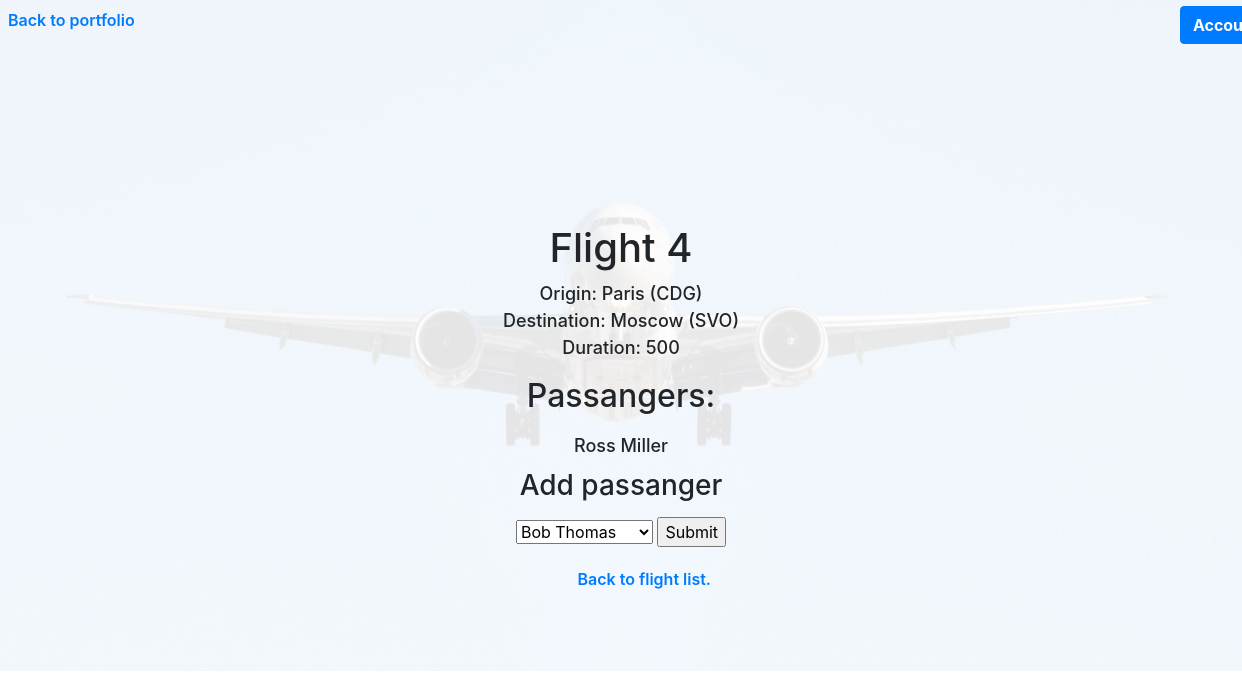
/flights/4, run on the app's committed database.
### flights/models.py (models this page shows, shortened)
class Flight(models.Model):
    origin = models.ForeignKey(Airport, on_delete=models.CASCADE, related_name="departures")
    destination = models.ForeignKey(Airport, on_delete=models.CASCADE, related_name="arrivals")
    duration = models.IntegerField()

class Airport(models.Model):
    code = models.CharField(max_length=3)
    city = models.CharField(max_length=64)
    def __str__(self):
        return f"{self.city} ({self.code})"

class Passanger(models.Model):
    first = models.CharField(max_length=64)
    last = models.CharField(max_length=64)
    flights = models.ManyToManyField(Flight, blank=True, related_name="passangers")
    def __str__(self):
        return f"{self.first} {self.last}"

### flights/views.py (the view)
# urls.py: path("<int:flight_id>", views.flight, name="flight"),
def flight(request, flight_id):
    flight = Flight.objects.get(pk=flight_id)
    return render(request, "flights/flight.html",{
        "flight":flight,
        "passangers": flight.passangers.all(),
        "non_passangers": Passanger.objects.exclude(flights=flight).all()
    })

### flights/templates/flights/flight.html (shortened to what this page needs)
{% extends "flights/layout.html" %}
{% block body %}
    <h1> Flight {{flight.id}}
    </h1>
    <ul id="flights">
        <li>Origin: {{flight.origin}}</li>
        <li>Destination: {{flight.destination}}</li>
        <li>Duration: {{flight.duration}}</li>
    </ul>
    <h2>Passangers:
        {% for passanger in passangers %}
            <li id="pass">{{passanger}}
            </li>
        {% empty %}
            <li id="pass">No passangers.</li>
        {% endfor %}
    </h2>
    <h3>Add passanger</h3>
    <form id="book" action="{% url 'book' flight.id %}" method="post">
        <select name="passanger">
            {% for passanger in non_passangers %}
                <option value="{{passanger.id}}">{{passanger}}</option>
            {% endfor %}
        </select>
        <input type="submit">
    </form>
    <a id="back" href="{% url 'flights' %}">Back to flight list.</a>
{% endblock %}

### flights/static/flights/styles.css (style rules this page uses)
body { background-color:white; }
html { margin: 0px; }
h1 { position: relative; text-align: center; top:200px; }
li { position: relative; top:200px; text-align: center; font-weight: 500; text-decoration: none; font-size: large; list-style-type: none; }
#flights { position: relative; left:-20px; }
h3 { position: relative; top:224px; text-align: center; }
#book { position: relative; top:230px; text-align: center; }
#back { position: relative; top:250px; left:46.5%; font-weight: 600; }
h2 { position: relative; top:200px; text-align: center; }
#pass { position: relative; top:20px; text-align: center; }

### data on the page
Flight: id "4", origin "Paris (CDG)", destination "Moscow (SVO)", duration "500"
Passanger: first+last "Ross Miller"

### other printed values
form field passanger "Bob Thomas"
